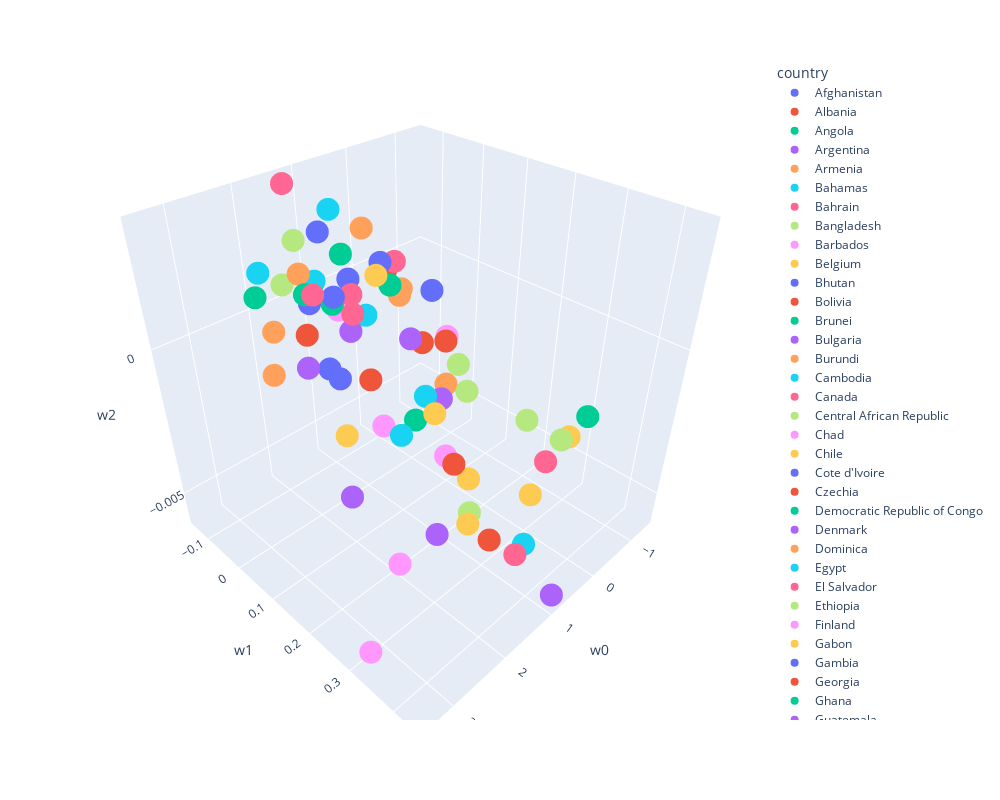

Notebook code cell kept with this figure:
### Markdown cell above
#### Ответ:
Взял все страны и у которых есть 60 дней нормальной статистики. За начало отсчета берется первый день, когда количество new_cases > 5. Пропустил их через последнюю модель и оставил только те страны, для которых предсказание на 60 день попадает в отрезок между 10 и 90 персентилями (дата для обучения - 50 дней).

Видно, что точки лежат примерно в одной плоскости от w1, w2. w1 и w2 - сильно скоррелированы.
Поэтому будем смотреть на w1 и w0.
Кажется, что есть плотный кластер для малых w1, в нем в основном экваториальные и африканские страны. Так же есть разреженный класс для больших w1, он не такой кучный по w0. В нем в основном расположены страны Европы

### Code cell
import plotly.express as px
#df = px.data.iris()
fig = px.scatter_3d(df1, x='w0', y='w1', z='w2',
              color='country', width=1000, height=800)
fig.show()

### Figure 1 — Plotly figure (JSON) as saved in the notebook; plotly's stock layout.template omitted (floating-point values rounded to 4 significant figures)
{"data": [{"hovertemplate": "country=Afghanistan<br>w0=%{x}<br>w1=%{y}<br>w2=%{z}<extra></extra>", "legendgroup": "Afghanistan", "marker": {"color": "#636efa", "symbol": "circle"}, "mode": "markers", "name": "Afghanistan", "scene": "scene", "showlegend": true, "type": "scatter3d", "x": [2.039], "y": [0.09073], "z": [-0.0003865]}, {"hovertemplate": "country=Albania<br>w0=%{x}<br>w1=%{y}<br>w2=%{z}<extra></extra>", "legendgroup": "Albania", "marker": {"color": "#EF553B", "symbol": "circle"}, "mode": "markers", "name": "Albania", "scene": "scene", "showlegend": true, "type": "scatter3d", "x": [1.43], "y": [0.07939], "z": [-0.001075]}, {"hovertemplate": "country=Angola<br>w0=%{x}<br>w1=%{y}<br>w2=%{z}<extra></extra>", "legendgroup": "Angola", "marker": {"color": "#00cc96", "symbol": "circle"}, "mode": "markers", "name": "Angola", "scene": "scene", "showlegend": true, "type": "scatter3d", "x": [0.4166], "y": [0.000153], "z": [0.0005869]}, {"hovertemplate": "country=Argentina<br>w0=%{x}<br>w1=%{y}<br>w2=%{z}<extra></extra>", "legendgroup": "Argentina", "marker": {"color": "#ab63fa", "symbol": "circle"}, "mode": "markers", "name": "Argentina", "scene": "scene", "showlegend": true, "type": "scatter3d", "x": [0.7309], "y": [0.1638], "z": [-0.0017]}, {"hovertemplate": "country=Armenia<br>w0=%{x}<br>w1=%{y}<br>w2=%{z}<extra></extra>", "legendgroup": "Armenia", "marker": {"color": "#FFA15A", "symbol": "circle"}, "mode": "markers", "name": "Armenia", "scene": "scene", "showlegend": true, "type": "scatter3d", "x": [2.75], "y": [0.03516], "z": [-4.79e-05]}, {"hovertemplate": "country=Bahamas<br>w0=%{x}<br>w1=%{y}<br>w2=%{z}<extra></extra>", "legendgroup": "Bahamas", "marker": {"color": "#19d3f3", "symbol": "circle"}, "mode": "markers", "name": "Bahamas", "scene": "scene", "showlegend": true, "type": "scatter3d", "x": [0.8288], "y": [-0.0103], "z": [-0.0001284]}, {"hovertemplate": "country=Bahrain<br>w0=%{x}<br>w1=%{y}<br>w2=%{z}<extra></extra>", "legendgroup": "Bahrain", "marker": {"color": "#FF6692", "symbol": "circle"}, "mode": "markers", "name": "Bahrain", "scene": "scene", "showlegend": true, "type": "scatter3d", "x": [1.269], "y": [0.01602], "z": [0.001011]}, {"hovertemplate": "country=Bangladesh<br>w0=%{x}<br>w1=%{y}<br>w2=%{z}<extra></extra>", "legendgroup": "Bangladesh", "marker": {"color": "#B6E880", "symbol": "circle"}, "mode": "markers", "name": "Bangladesh", "scene": "scene", "showlegend": true, "type": "scatter3d", "x": [-0.6027], "y": [0.3096], "z": [-0.003272]}, {"hovertemplate": "country=Barbados<br>w0=%{x}<br>w1=%{y}<br>w2=%{z}<extra></extra>", "legendgroup": "Barbados", "marker": {"color": "#FF97FF", "symbol": "circle"}, "mode": "markers", "name": "Barbados", "scene": "scene", "showlegend": true, "type": "scatter3d", "x": [1.112], "y": [-0.03809], "z": [0.0002785]}, {"hovertemplate": "country=Belgium<br>w0=%{x}<br>w1=%{y}<br>w2=%{z}<extra></extra>", "legendgroup": "Belgium", "marker": {"color": "#FECB52", "symbol": "circle"}, "mode": "markers", "name": "Belgium", "scene": "scene", "showlegend": true, "type": "scatter3d", "x": [1.418], "y": [0.306], "z": [-0.003935]}, {"hovertemplate": "country=Bhutan<br>w0=%{x}<br>w1=%{y}<br>w2=%{z}<extra></extra>", "legendgroup": "Bhutan", "marker": {"color": "#636efa", "symbol": "circle"}, "mode": "markers", "name": "Bhutan", "scene": "scene", "showlegend": true, "type": "scatter3d", "x": [0.8602], "y": [-0.04944], "z": [0.0007977]}, {"hovertemplate": "country=Bolivia<br>w0=%{x}<br>w1=%{y}<br>w2=%{z}<extra></extra>", "legendgroup": "Bolivia", "marker": {"color": "#EF553B", "symbol": "circle"}, "mode": "markers", "name": "Bolivia", "scene": "scene", "showlegend": true, "type": "scatter3d", "x": [0.2211], "y": [0.1147], "z": [-0.0006166]}, {"hovertemplate": "country=Brunei<br>w0=%{x}<br>w1=%{y}<br>w2=%{z}<extra></extra>", "legendgroup": "Brunei", "marker": {"color": "#00cc96", "symbol": "circle"}, "mode": "markers", "name": "Brunei", "scene": "scene", "showlegend": true, "type": "scatter3d", "x": [2.215], "y": [-0.09357], "z": [0.0009397]}, {"hovertemplate": "country=Bulgaria<br>w0=%{x}<br>w1=%{y}<br>w2=%{z}<extra></extra>", "legendgroup": "Bulgaria", "marker": {"color": "#ab63fa", "symbol": "circle"}, "mode": "markers", "name": "Bulgaria", "scene": "scene", "showlegend": true, "type": "scatter3d", "x": [2.255], "y": [0.04369], "z": [-0.0002189]}, {"hovertemplate": "country=Burundi<br>w0=%{x}<br>w1=%{y}<br>w2=%{z}<extra></extra>", "legendgroup": "Burundi", "marker": {"color": "#FFA15A", "symbol": "circle"}, "mode": "markers", "name": "Burundi", "scene": "scene", "showlegend": true, "type": "scatter3d", "x": [0.22], "y": [-0.001219], "z": [0.0001101]}, {"hovertemplate": "country=Cambodia<br>w0=%{x}<br>w1=%{y}<br>w2=%{z}<extra></extra>", "legendgroup": "Cambodia", "marker": {"color": "#19d3f3", "symbol": "circle"}, "mode": "markers", "name": "Cambodia", "scene": "scene", "showlegend": true, "type": "scatter3d", "x": [2.034], "y": [-0.11], "z": [0.001439]}, {"hovertemplate": "country=Canada<br>w0=%{x}<br>w1=%{y}<br>w2=%{z}<extra></extra>", "legendgroup": "Canada", "marker": {"color": "#FF6692", "symbol": "circle"}, "mode": "markers", "name": "Canada", "scene": "scene", "showlegend": true, "type": "scatter3d", "x": [-0.1085], "y": [0.3211], "z": [-0.003409]}, {"hovertemplate": "country=Central African Republic<br>w0=%{x}<br>w1=%{y}<br>w2=%{z}<extra></extra>", "legendgroup": "Central African Republic", "marker": {"color": "#B6E880", "symbol": "circle"}, "mode": "markers", "name": "Central African Republic", "scene": "scene", "showlegend": true, "type": "scatter3d", "x": [0.162], "y": [0.1392], "z": [-0.001267]}, {"hovertemplate": "country=Chad<br>w0=%{x}<br>w1=%{y}<br>w2=%{z}<extra></extra>", "legendgroup": "Chad", "marker": {"color": "#FF97FF", "symbol": "circle"}, "mode": "markers", "name": "Chad", "scene": "scene", "showlegend": true, "type": "scatter3d", "x": [0.03358], "y": [0.09633], "z": [-0.0007467]}, {"hovertemplate": "country=Chile<br>w0=%{x}<br>w1=%{y}<br>w2=%{z}<extra></extra>", "legendgroup": "Chile", "marker": {"color": "#FECB52", "symbol": "circle"}, "mode": "markers", "name": "Chile", "scene": "scene", "showlegend": true, "type": "scatter3d", "x": [-0.8139], "y": [0.3091], "z": [-0.003393]}, {"hovertemplate": "country=Cote d'Ivoire<br>w0=%{x}<br>w1=%{y}<br>w2=%{z}<extra></extra>", "legendgroup": "Cote d'Ivoire", "marker": {"color": "#636efa", "symbol": "circle"}, "mode": "markers", "name": "Cote d'Ivoire", "scene": "scene", "showlegend": true, "type": "scatter3d", "x": [1.971], "y": [0.05469], "z": [-0.000417]}, {"hovertemplate": "country=Czechia<br>w0=%{x}<br>w1=%{y}<br>w2=%{z}<extra></extra>", "legendgroup": "Czechia", "marker": {"color": "#EF553B", "symbol": "circle"}, "mode": "markers", "name": "Czechia", "scene": "scene", "showlegend": true, "type": "scatter3d", "x": [0.9657], "y": [0.3101], "z": [-0.005119]}, {"hovertemplate": "country=Democratic Republic of Congo<br>w0=%{x}<br>w1=%{y}<br>w2=%{z}<extra></extra>", "legendgroup": "Democratic Republic of Congo", "marker": {"color": "#00cc96", "symbol": "circle"}, "mode": "markers", "name": "Democratic Republic of Congo", "scene": "scene", "showlegend": true, "type": "scatter3d", "x": [1.505], "y": [0.001254], "z": [0.0008051]}, {"hovertemplate": "country=Denmark<br>w0=%{x}<br>w1=%{y}<br>w2=%{z}<extra></extra>", "legendgroup": "Denmark", "marker": {"color": "#ab63fa", "symbol": "circle"}, "mode": "markers", "name": "Denmark", "scene": "scene", "showlegend": true, "type": "scatter3d", "x": [2.579], "y": [0.183], "z": [-0.002802]}, {"hovertemplate": "country=Dominica<br>w0=%{x}<br>w1=%{y}<br>w2=%{z}<extra></extra>", "legendgroup": "Dominica", "marker": {"color": "#FFA15A", "symbol": "circle"}, "mode": "markers", "name": "Dominica", "scene": "scene", "showlegend": true, "type": "scatter3d", "x": [0.1505], "y": [-0.004894], "z": [0.0002488]}, {"hovertemplate": "country=Egypt<br>w0=%{x}<br>w1=%{y}<br>w2=%{z}<extra></extra>", "legendgroup": "Egypt", "marker": {"color": "#19d3f3", "symbol": "circle"}, "mode": "markers", "name": "Egypt", "scene": "scene", "showlegend": true, "type": "scatter3d", "x": [0.9937], "y": [0.1568], "z": [-0.001415]}, {"hovertemplate": "country=El Salvador<br>w0=%{x}<br>w1=%{y}<br>w2=%{z}<extra></extra>", "legendgroup": "El Salvador", "marker": {"color": "#FF6692", "symbol": "circle"}, "mode": "markers", "name": "El Salvador", "scene": "scene", "showlegend": true, "type": "scatter3d", "x": [1.365], "y": [0.0322], "z": [0.0005999]}, {"hovertemplate": "country=Ethiopia<br>w0=%{x}<br>w1=%{y}<br>w2=%{z}<extra></extra>", "legendgroup": "Ethiopia", "marker": {"color": "#B6E880", "symbol": "circle"}, "mode": "markers", "name": "Ethiopia", "scene": "scene", "showlegend": true, "type": "scatter3d", "x": [1.585], "y": [-0.07744], "z": [0.002268]}, {"hovertemplate": "country=Finland<br>w0=%{x}<br>w1=%{y}<br>w2=%{z}<extra></extra>", "legendgroup": "Finland", "marker": {"color": "#FF97FF", "symbol": "circle"}, "mode": "markers", "name": "Finland", "scene": "scene", "showlegend": true, "type": "scatter3d", "x": [1.054], "y": [0.2126], "z": [-0.002903]}, {"hovertemplate": "country=Gabon<br>w0=%{x}<br>w1=%{y}<br>w2=%{z}<extra></extra>", "legendgroup": "Gabon", "marker": {"color": "#FECB52", "symbol": "circle"}, "mode": "markers", "name": "Gabon", "scene": "scene", "showlegend": true, "type": "scatter3d", "x": [0.7607], "y": [0.01072], "z": [0.001192]}, {"hovertemplate": "country=Gambia<br>w0=%{x}<br>w1=%{y}<br>w2=%{z}<extra></extra>", "legendgroup": "Gambia", "marker": {"color": "#636efa", "symbol": "circle"}, "mode": "markers", "name": "Gambia", "scene": "scene", "showlegend": true, "type": "scatter3d", "x": [0.07664], "y": [0.06307], "z": [0.0005544]}, {"hovertemplate": "country=Georgia<br>w0=%{x}<br>w1=%{y}<br>w2=%{z}<extra></extra>", "legendgroup": "Georgia", "marker": {"color": "#EF553B", "symbol": "circle"}, "mode": "markers", "name": "Georgia", "scene": "scene", "showlegend": true, "type": "scatter3d", "x": [0.4298], "y": [0.08181], "z": [-0.0007247]}, {"hovertemplate": "country=Ghana<br>w0=%{x}<br>w1=%{y}<br>w2=%{z}<extra></extra>", "legendgroup": "Ghana", "marker": {"color": "#00cc96", "symbol": "circle"}, "mode": "markers", "name": "Ghana", "scene": "scene", "showlegend": true, "type": "scatter3d", "x": [1.85], "y": [-0.01603], "z": [0.001239]}, {"hovertemplate": "country=Guatemala<br>w0=%{x}<br>w1=%{y}<br>w2=%{z}<extra></extra>", "legendgroup": "Guatemala", "marker": {"color": "#ab63fa", "symbol": "circle"}, "mode": "markers", "name": "Guatemala", "scene": "scene", "showlegend": true, "type": "scatter3d", "x": [0.7421], "y": [0.09114], "z": [-0.0002737]}, {"hovertemplate": "country=Guinea-Bissau<br>w0=%{x}<br>w1=%{y}<br>w2=%{z}<extra></extra>", "legendgroup": "Guinea-Bissau", "marker": {"color": "#FFA15A", "symbol": "circle"}, "mode": "markers", "name": "Guinea-Bissau", "scene": "scene", "showlegend": true, "type": "scatter3d", "x": [0.63], "y": [-0.0401], "z": [0.002231]}, {"hovertemplate": "country=Haiti<br>w0=%{x}<br>w1=%{y}<br>w2=%{z}<extra></extra>", "legendgroup": "Haiti", "marker": {"color": "#19d3f3", "symbol": "circle"}, "mode": "markers", "name": "Haiti", "scene": "scene", "showlegend": true, "type": "scatter3d", "x": [0.9148], "y": [-0.08311], "z": [0.00272]}, {"hovertemplate": "country=Honduras<br>w0=%{x}<br>w1=%{y}<br>w2=%{z}<extra></extra>", "legendgroup": "Honduras", "marker": {"color": "#FF6692", "symbol": "circle"}, "mode": "markers", "name": "Honduras", "scene": "scene", "showlegend": true, "type": "scatter3d", "x": [1.782], "y": [-0.005147], "z": [0.001248]}, {"hovertemplate": "country=India<br>w0=%{x}<br>w1=%{y}<br>w2=%{z}<extra></extra>", "legendgroup": "India", "marker": {"color": "#B6E880", "symbol": "circle"}, "mode": "markers", "name": "India", "scene": "scene", "showlegend": true, "type": "scatter3d", "x": [0.5654], "y": [0.2036], "z": [-0.001288]}, {"hovertemplate": "country=Iran<br>w0=%{x}<br>w1=%{y}<br>w2=%{z}<extra></extra>", "legendgroup": "Iran", "marker": {"color": "#FF97FF", "symbol": "circle"}, "mode": "markers", "name": "Iran", "scene": "scene", "showlegend": true, "type": "scatter3d", "x": [2.578], "y": [0.2903], "z": [-0.003936]}, {"hovertemplate": "country=Ireland<br>w0=%{x}<br>w1=%{y}<br>w2=%{z}<extra></extra>", "legendgroup": "Ireland", "marker": {"color": "#FECB52", "symbol": "circle"}, "mode": "markers", "name": "Ireland", "scene": "scene", "showlegend": true, "type": "scatter3d", "x": [0.244], "y": [0.3259], "z": [-0.004165]}, {"hovertemplate": "country=Jamaica<br>w0=%{x}<br>w1=%{y}<br>w2=%{z}<extra></extra>", "legendgroup": "Jamaica", "marker": {"color": "#636efa", "symbol": "circle"}, "mode": "markers", "name": "Jamaica", "scene": "scene", "showlegend": true, "type": "scatter3d", "x": [0.5076], "y": [-0.0118], "z": [0.001283]}, {"hovertemplate": "country=Japan<br>w0=%{x}<br>w1=%{y}<br>w2=%{z}<extra></extra>", "legendgroup": "Japan", "marker": {"color": "#EF553B", "symbol": "circle"}, "mode": "markers", "name": "Japan", "scene": "scene", "showlegend": true, "type": "scatter3d", "x": [2.165], "y": [0.0338], "z": [0.0006236]}, {"hovertemplate": "country=Kazakhstan<br>w0=%{x}<br>w1=%{y}<br>w2=%{z}<extra></extra>", "legendgroup": "Kazakhstan", "marker": {"color": "#00cc96", "symbol": "circle"}, "mode": "markers", "name": "Kazakhstan", "scene": "scene", "showlegend": true, "type": "scatter3d", "x": [1.268], "y": [0.1662], "z": [-0.001852]}, {"hovertemplate": "country=Kenya<br>w0=%{x}<br>w1=%{y}<br>w2=%{z}<extra></extra>", "legendgroup": "Kenya", "marker": {"color": "#ab63fa", "symbol": "circle"}, "mode": "markers", "name": "Kenya", "scene": "scene", "showlegend": true, "type": "scatter3d", "x": [1.411], "y": [0.03142], "z": [0.0001023]}, {"hovertemplate": "country=Kosovo<br>w0=%{x}<br>w1=%{y}<br>w2=%{z}<extra></extra>", "legendgroup": "Kosovo", "marker": {"color": "#FFA15A", "symbol": "circle"}, "mode": "markers", "name": "Kosovo", "scene": "scene", "showlegend": true, "type": "scatter3d", "x": [0.3823], "y": [0.1352], "z": [-0.001765]}, {"hovertemplate": "country=Liechtenstein<br>w0=%{x}<br>w1=%{y}<br>w2=%{z}<extra></extra>", "legendgroup": "Liechtenstein", "marker": {"color": "#19d3f3", "symbol": "circle"}, "mode": "markers", "name": "Liechtenstein", "scene": "scene", "showlegend": true, "type": "scatter3d", "x": [1.331], "y": [-0.07152], "z": [0.0009337]}, {"hovertemplate": "country=Malawi<br>w0=%{x}<br>w1=%{y}<br>w2=%{z}<extra></extra>", "legendgroup": "Malawi", "marker": {"color": "#FF6692", "symbol": "circle"}, "mode": "markers", "name": "Malawi", "scene": "scene", "showlegend": true, "type": "scatter3d", "x": [0.263], "y": [-0.007204], "z": [0.001176]}, {"hovertemplate": "country=Malaysia<br>w0=%{x}<br>w1=%{y}<br>w2=%{z}<extra></extra>", "legendgroup": "Malaysia", "marker": {"color": "#B6E880", "symbol": "circle"}, "mode": "markers", "name": "Malaysia", "scene": "scene", "showlegend": true, "type": "scatter3d", "x": [1.062], "y": [0.2721], "z": [-0.004367]}, {"hovertemplate": "country=Mauritania<br>w0=%{x}<br>w1=%{y}<br>w2=%{z}<extra></extra>", "legendgroup": "Mauritania", "marker": {"color": "#FF97FF", "symbol": "circle"}, "mode": "markers", "name": "Mauritania", "scene": "scene", "showlegend": true, "type": "scatter3d", "x": [1.736], "y": [0.1496], "z": [-0.001706]}, {"hovertemplate": "country=Mexico<br>w0=%{x}<br>w1=%{y}<br>w2=%{z}<extra></extra>", "legendgroup": "Mexico", "marker": {"color": "#FECB52", "symbol": "circle"}, "mode": "markers", "name": "Mexico", "scene": "scene", "showlegend": true, "type": "scatter3d", "x": [2.418], "y": [0.1557], "z": [-0.001236]}, {"hovertemplate": "country=Monaco<br>w0=%{x}<br>w1=%{y}<br>w2=%{z}<extra></extra>", "legendgroup": "Monaco", "marker": {"color": "#636efa", "symbol": "circle"}, "mode": "markers", "name": "Monaco", "scene": "scene", "showlegend": true, "type": "scatter3d", "x": [1.532], "y": [-0.0573], "z": [0.0004751]}, {"hovertemplate": "country=Mongolia<br>w0=%{x}<br>w1=%{y}<br>w2=%{z}<extra></extra>", "legendgroup": "Mongolia", "marker": {"color": "#EF553B", "symbol": "circle"}, "mode": "markers", "name": "Mongolia", "scene": "scene", "showlegend": true, "type": "scatter3d", "x": [0.3138], "y": [-0.02416], "z": [0.0008326]}, {"hovertemplate": "country=Mozambique<br>w0=%{x}<br>w1=%{y}<br>w2=%{z}<extra></extra>", "legendgroup": "Mozambique", "marker": {"color": "#00cc96", "symbol": "circle"}, "mode": "markers", "name": "Mozambique", "scene": "scene", "showlegend": true, "type": "scatter3d", "x": [0.9498], "y": [-0.05232], "z": [0.0016]}, {"hovertemplate": "country=Netherlands<br>w0=%{x}<br>w1=%{y}<br>w2=%{z}<extra></extra>", "legendgroup": "Netherlands", "marker": {"color": "#ab63fa", "symbol": "circle"}, "mode": "markers", "name": "Netherlands", "scene": "scene", "showlegend": true, "type": "scatter3d", "x": [1.87], "y": [0.2881], "z": [-0.003903]}, {"hovertemplate": "country=Paraguay<br>w0=%{x}<br>w1=%{y}<br>w2=%{z}<extra></extra>", "legendgroup": "Paraguay", "marker": {"color": "#FFA15A", "symbol": "circle"}, "mode": "markers", "name": "Paraguay", "scene": "scene", "showlegend": true, "type": "scatter3d", "x": [1.736], "y": [-0.047], "z": [0.001573]}, {"hovertemplate": "country=Peru<br>w0=%{x}<br>w1=%{y}<br>w2=%{z}<extra></extra>", "legendgroup": "Peru", "marker": {"color": "#19d3f3", "symbol": "circle"}, "mode": "markers", "name": "Peru", "scene": "scene", "showlegend": true, "type": "scatter3d", "x": [1.792], "y": [0.1984], "z": [-0.001516]}, {"hovertemplate": "country=Portugal<br>w0=%{x}<br>w1=%{y}<br>w2=%{z}<extra></extra>", "legendgroup": "Portugal", "marker": {"color": "#FF6692", "symbol": "circle"}, "mode": "markers", "name": "Portugal", "scene": "scene", "showlegend": true, "type": "scatter3d", "x": [0.8507], "y": [0.3573], "z": [-0.005297]}, {"hovertemplate": "country=Russia<br>w0=%{x}<br>w1=%{y}<br>w2=%{z}<extra></extra>", "legendgroup": "Russia", "marker": {"color": "#B6E880", "symbol": "circle"}, "mode": "markers", "name": "Russia", "scene": "scene", "showlegend": true, "type": "scatter3d", "x": [0.009882], "y": [0.2834], "z": [-0.002151]}, {"hovertemplate": "country=Rwanda<br>w0=%{x}<br>w1=%{y}<br>w2=%{z}<extra></extra>", "legendgroup": "Rwanda", "marker": {"color": "#FF97FF", "symbol": "circle"}, "mode": "markers", "name": "Rwanda", "scene": "scene", "showlegend": true, "type": "scatter3d", "x": [1.31], "y": [-0.01393], "z": [0.0003815]}, {"hovertemplate": "country=Saudi Arabia<br>w0=%{x}<br>w1=%{y}<br>w2=%{z}<extra></extra>", "legendgroup": "Saudi Arabia", "marker": {"color": "#FECB52", "symbol": "circle"}, "mode": "markers", "name": "Saudi Arabia", "scene": "scene", "showlegend": true, "type": "scatter3d", "x": [1.135], "y": [0.1953], "z": [-0.001527]}, {"hovertemplate": "country=Senegal<br>w0=%{x}<br>w1=%{y}<br>w2=%{z}<extra></extra>", "legendgroup": "Senegal", "marker": {"color": "#636efa", "symbol": "circle"}, "mode": "markers", "name": "Senegal", "scene": "scene", "showlegend": true, "type": "scatter3d", "x": [1.493], "y": [0.003343], "z": [0.001023]}, {"hovertemplate": "country=Serbia<br>w0=%{x}<br>w1=%{y}<br>w2=%{z}<extra></extra>", "legendgroup": "Serbia", "marker": {"color": "#EF553B", "symbol": "circle"}, "mode": "markers", "name": "Serbia", "scene": "scene", "showlegend": true, "type": "scatter3d", "x": [1.077], "y": [0.2344], "z": [-0.00296]}, {"hovertemplate": "country=South Korea<br>w0=%{x}<br>w1=%{y}<br>w2=%{z}<extra></extra>", "legendgroup": "South Korea", "marker": {"color": "#00cc96", "symbol": "circle"}, "mode": "markers", "name": "South Korea", "scene": "scene", "showlegend": true, "type": "scatter3d", "x": [-1.404], "y": [0.2994], "z": [-0.003349]}, {"hovertemplate": "country=Spain<br>w0=%{x}<br>w1=%{y}<br>w2=%{z}<extra></extra>", "legendgroup": "Spain", "marker": {"color": "#ab63fa", "symbol": "circle"}, "mode": "markers", "name": "Spain", "scene": "scene", "showlegend": true, "type": "scatter3d", "x": [0.8297], "y": [0.4382], "z": [-0.005918]}, {"hovertemplate": "country=Suriname<br>w0=%{x}<br>w1=%{y}<br>w2=%{z}<extra></extra>", "legendgroup": "Suriname", "marker": {"color": "#FFA15A", "symbol": "circle"}, "mode": "markers", "name": "Suriname", "scene": "scene", "showlegend": true, "type": "scatter3d", "x": [2.432], "y": [-0.01044], "z": [0.0006287]}, {"hovertemplate": "country=Switzerland<br>w0=%{x}<br>w1=%{y}<br>w2=%{z}<extra></extra>", "legendgroup": "Switzerland", "marker": {"color": "#19d3f3", "symbol": "circle"}, "mode": "markers", "name": "Switzerland", "scene": "scene", "showlegend": true, "type": "scatter3d", "x": [0.6601], "y": [0.3569], "z": [-0.005166]}, {"hovertemplate": "country=Thailand<br>w0=%{x}<br>w1=%{y}<br>w2=%{z}<extra></extra>", "legendgroup": "Thailand", "marker": {"color": "#FF6692", "symbol": "circle"}, "mode": "markers", "name": "Thailand", "scene": "scene", "showlegend": true, "type": "scatter3d", "x": [1.305], "y": [-0.1417], "z": [0.003386]}, {"hovertemplate": "country=Trinidad and Tobago<br>w0=%{x}<br>w1=%{y}<br>w2=%{z}<extra></extra>", "legendgroup": "Trinidad and Tobago", "marker": {"color": "#B6E880", "symbol": "circle"}, "mode": "markers", "name": "Trinidad and Tobago", "scene": "scene", "showlegend": true, "type": "scatter3d", "x": [1.785], "y": [-0.08779], "z": [0.001048]}, {"hovertemplate": "country=Turkey<br>w0=%{x}<br>w1=%{y}<br>w2=%{z}<extra></extra>", "legendgroup": "Turkey", "marker": {"color": "#FF97FF", "symbol": "circle"}, "mode": "markers", "name": "Turkey", "scene": "scene", "showlegend": true, "type": "scatter3d", "x": [3.43], "y": [0.3313], "z": [-0.005252]}, {"hovertemplate": "country=Ukraine<br>w0=%{x}<br>w1=%{y}<br>w2=%{z}<extra></extra>", "legendgroup": "Ukraine", "marker": {"color": "#FECB52", "symbol": "circle"}, "mode": "markers", "name": "Ukraine", "scene": "scene", "showlegend": true, "type": "scatter3d", "x": [1.012], "y": [0.2616], "z": [-0.003293]}, {"hovertemplate": "country=Zambia<br>w0=%{x}<br>w1=%{y}<br>w2=%{z}<extra></extra>", "legendgroup": "Zambia", "marker": {"color": "#636efa", "symbol": "circle"}, "mode": "markers", "name": "Zambia", "scene": "scene", "showlegend": true, "type": "scatter3d", "x": [1.173], "y": [-0.07639], "z": [0.002262]}], "layout": {"height": 800, "legend": {"title": {"text": "country"}, "tracegroupgap": 0}, "margin": {"t": 60}, "scene": {"domain": {"x": [0, 1], "y": [0, 1]}, "xaxis": {"title": {"text": "w0"}}, "yaxis": {"title": {"text": "w1"}}, "zaxis": {"title": {"text": "w2"}}}, "width": 1000}}
